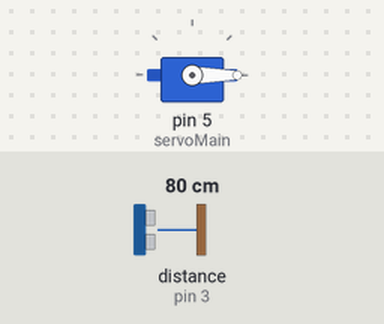
Simulated run of this sketch. Board: Arduino Uno, built with avr-gcc and run on an emulated ATmega328P. Shown: servo. Wiring (inferred from the names in the program): ultrasonic range finder: trigger pin 4; echo pin 3. Inputs (shaded band) come from the test bench; at power-on: distance to the obstacle (sensor on pin 3) 80 cm. The echo pulse lasts 58.3 µs per cm.

Above: at 1.2 s.
1.3 s: distance to the obstacle (sensor on pin 3) set to 32 cm
2.8 s: distance to the obstacle (sensor on pin 3) set to 28 cm
At 3.3 s:
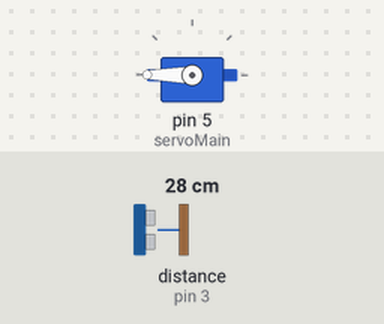
4.3 s: distance to the obstacle (sensor on pin 3) set to 35 cm
At 6.9 s:
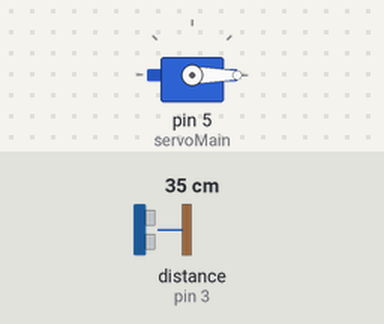
7.3 s: distance to the obstacle (sensor on pin 3) set to 2 cm
At 8.1 s:
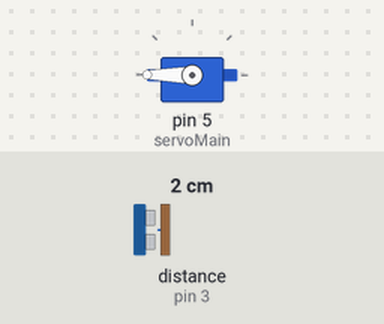
Timing chart, 0 to 9.8 s (numbered marks = the images above; inputs shaded):
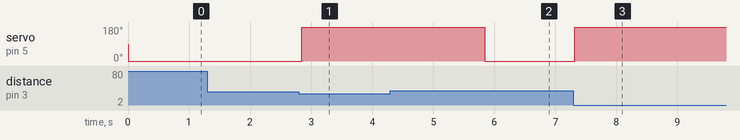

Measured:
- the behaviour switches between 31 and 30 cm on distance to the obstacle (sensor on pin 3) (found by bisection; images 0 and 1)
- after the input at 1.3 s, every drawn part: stays the same
- after the input at 2.8 s, servo on pin 5 (servoMain): 0° → 180° after 0.05 s
- after the input at 4.3 s, servo on pin 5 (servoMain): 180° → 0° after 1.5 s
- after the input at 7.3 s, servo on pin 5 (servoMain): 0° → 180° at once

The sketch:

code.ino
```cpp
#include <Servo.h>

Servo servoMain;  // Create a servo object
int trigpin = 4;
int echopin = 3;

void setup() {
  servoMain.attach(5);  // Attach the servo to pin 5
  pinMode(trigpin, OUTPUT);
  pinMode(echopin, INPUT);
}

void loop() {
  long duration, cm;

  digitalWrite(trigpin, LOW);
  delayMicroseconds(2);
  digitalWrite(trigpin, HIGH);
  delayMicroseconds(10);
  digitalWrite(trigpin, LOW);

  duration = pulseIn(echopin, HIGH);
  cm = duration / 58.82;  // Calculate distance in centimeters

  if (cm < 30) {
    servoMain.write(180);  // Open the lid (180 degrees)
    delay(3000);  // Keep the lid open for 3 seconds
  } else {
    servoMain.write(0);  // Close the lid (0 degrees)
    delay(50);  // A small delay for stability
  }
}
```
